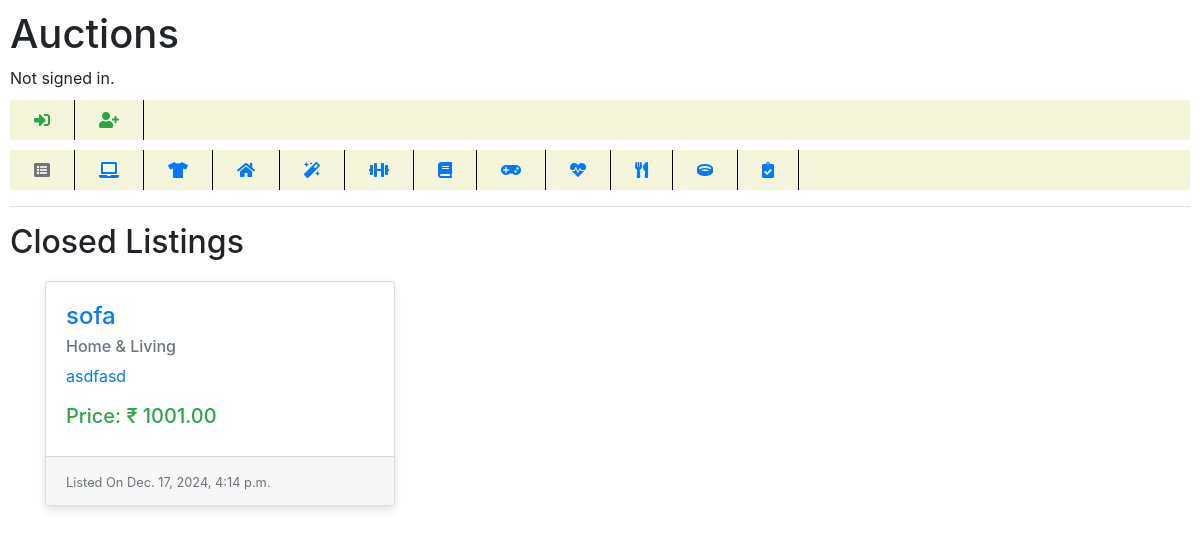
The app's page /listings/closed, older data.
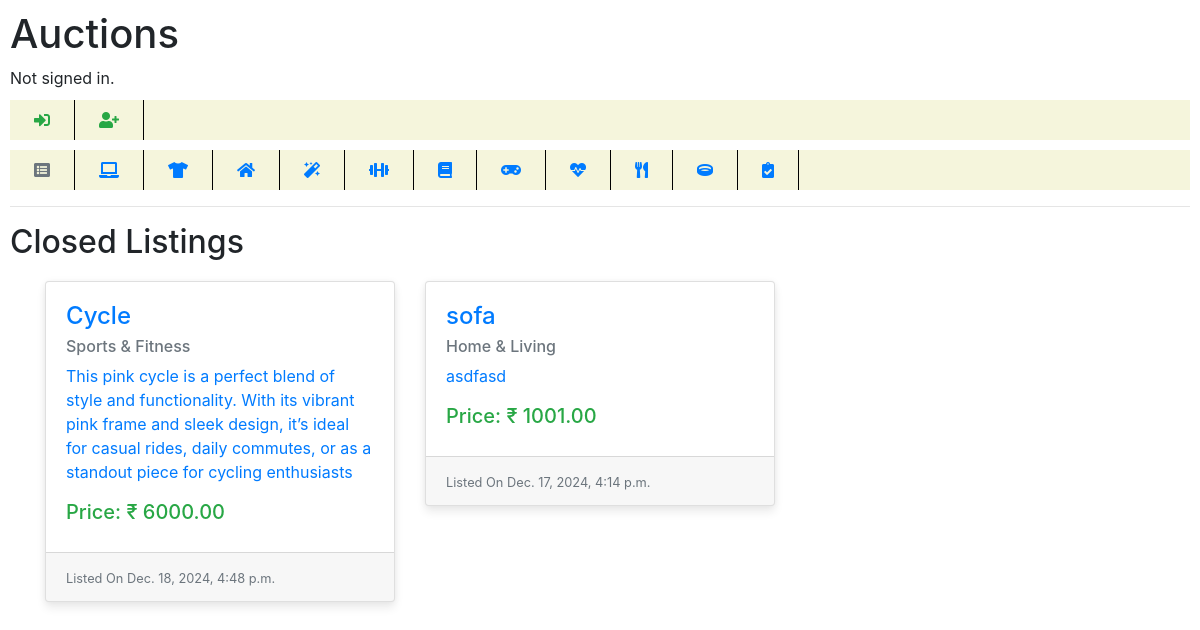
The same page, newer data.
### auctions/models.py (models this page shows, shortened)
class Listing(models.Model):
    CATEGORIES = [
        ('EnG', "Electronics & Gadgets"),
        ('FnA', "Fashion & Apparel"),
        ('HnL', "Home & Living"),
        ('BnP', "Beauty & Personal Care"),
        ('SnF', "Sports & Fitness"),
        ('BnS', "Books & Stationery"),
        ('TnG', "Toys & Games"),
        ('HnW', "Health & Wellness"),
        ('KnD', "Kitchen & Dining"),
        ('JnA', "Jewelry & Accessories")
    ]
    title = models.CharField(max_length=32)
    description = models.TextField(max_length=200)
    currentBid = models.DecimalField(help_text="In Rupees (₹)", default=0.0, decimal_places=2, max_digits=12)
    image = models.ImageField(upload_to='images/', blank=True)
    category = models.CharField(max_length=3, choices=CATEGORIES, blank=True)
    listedBy = models.ForeignKey(User, on_delete=models.CASCADE, related_name="mylistings")
    listedOn = models.DateTimeField(auto_now_add=True)
    closed = models.BooleanField(default=False)

### auctions/views.py (the view)
# urls.py: path("listings/closed", views.closed, name="closed"),
def closed(request):
    return render(request, "auctions/closed.html", {
        "listings": Listing.objects.filter(closed=True).order_by('-listedOn')
    })

### auctions/templates/auctions/closed.html (shortened to what this page needs)
{% extends "auctions/layout.html" %}
{% load static %}
{% block head %}
<link rel="stylesheet" href="{% static 'auctions/product_cards.css' %}" type="text/css" >
{% endblock %}
{% block body %}
<h2>Closed Listings</h2>
<div class="container" style="min-width: 95vw;">
    <div class="row">
        {% for listing in listings %}
            <div class="col-12 col-sm-8 col-md-6 col-lg-4" style="margin: 12px 0;">
                <a href="{% url 'listing' pid=listing.id %}" class="card-wrapper-link">
                    <div class="card">
                        <div class="card-body">
                            <h4 class="card-title">{{listing.title}}</h4>
                            <h6 class="card-subtitle mb-2 text-muted">{{listing.get_category_display}}</h6>
                            <p class="card-text">
                                {{listing.description}}
                            </p>
                            <div class="buy d-flex justify-content-between align-items-center">
                                <div class="price text-success">
                                    <h5>Price: ₹ {{listing.currentBid}} </h5>
                                </div>
                            </div>
                        </div>
                        <div class="card-footer">
                            <small class="text-muted">Listed On {{listing.listedOn}}</small>
                        </div>
                    </div>
                </a>
            </div>
        {% empty %}
            <i>No Closed Listing..</i>
        {% endfor %}
    </div>
</div>
{% endblock %}

Row changes from the older to the newer data that the page shows:
added Listing: title "Cycle", category "Sports & Fitness", description "This pink cycle is a perfect blend of style and functionality. With its vibrant pink frame and sleek design, it’s ideal for casual rides, daily commutes, or as a standout piece for cycling enthusiasts", currentBid "6000.00", listedOn "Dec. 18, 2024, 4:48 p.m."
